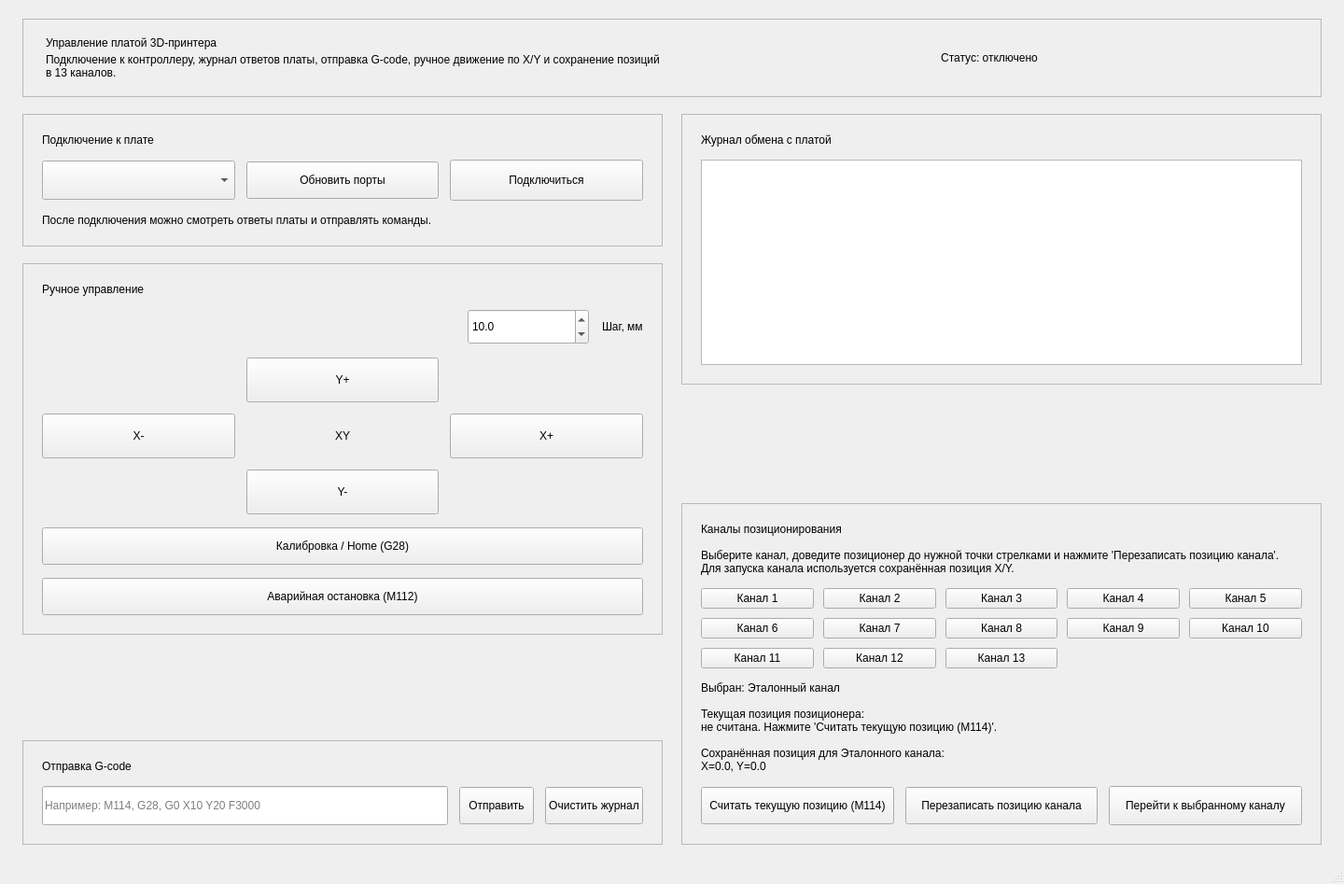
<?xml version="1.0" encoding="UTF-8"?>
<ui version="4.0">
 <class>MainWindow</class>
 <widget class="QMainWindow" name="MainWindow">
  <property name="geometry">
   <rect>
    <x>0</x>
    <y>0</y>
    <width>1440</width>
    <height>947</height>
   </rect>
  </property>
  <property name="windowTitle">
   <string>XY Pozicioner</string>
  </property>
  <widget class="QWidget" name="centralwidget">
   <layout class="QVBoxLayout" name="rootLayout">
    <property name="spacing">
     <number>18</number>
    </property>
    <property name="leftMargin">
     <number>24</number>
    </property>
    <property name="topMargin">
     <number>20</number>
    </property>
    <property name="rightMargin">
     <number>24</number>
    </property>
    <property name="bottomMargin">
     <number>20</number>
    </property>
    <item>
     <widget class="QFrame" name="headerCard">
      <property name="frameShape">
       <enum>QFrame::StyledPanel</enum>
      </property>
      <layout class="QHBoxLayout" name="headerLayout">
       <property name="spacing">
        <number>18</number>
       </property>
       <property name="leftMargin">
        <number>24</number>
       </property>
       <property name="topMargin">
        <number>18</number>
       </property>
       <property name="rightMargin">
        <number>24</number>
       </property>
       <property name="bottomMargin">
        <number>18</number>
       </property>
       <item>
        <layout class="QVBoxLayout" name="headerTextLayout">
         <property name="spacing">
          <number>4</number>
         </property>
         <item>
          <widget class="QLabel" name="titleLabel">
           <property name="text">
            <string>Управление платой 3D-принтера</string>
           </property>
          </widget>
         </item>
         <item>
          <widget class="QLabel" name="topLabel">
           <property name="text">
            <string>Подключение к контроллеру, журнал ответов платы, отправка G-code, ручное движение по X/Y и сохранение позиций в 13 каналов.</string>
           </property>
           <property name="wordWrap">
            <bool>true</bool>
           </property>
          </widget>
         </item>
        </layout>
       </item>
       <item>
        <widget class="QLabel" name="labelStatus">
         <property name="minimumSize">
          <size>
           <width>220</width>
           <height>0</height>
          </size>
         </property>
         <property name="text">
          <string>Статус: отключено</string>
         </property>
         <property name="alignment">
          <set>Qt::AlignCenter</set>
         </property>
        </widget>
       </item>
      </layout>
     </widget>
    </item>
    <item>
     <layout class="QHBoxLayout" name="contentLayout">
      <property name="spacing">
       <number>20</number>
      </property>
      <item>
       <layout class="QVBoxLayout" name="leftColumnLayout">
        <property name="spacing">
         <number>18</number>
        </property>
        <item>
         <widget class="QFrame" name="panelConnection">
          <property name="frameShape">
           <enum>QFrame::StyledPanel</enum>
          </property>
          <layout class="QVBoxLayout" name="connectionLayout">
           <property name="spacing">
            <number>14</number>
           </property>
           <property name="leftMargin">
            <number>20</number>
           </property>
           <property name="topMargin">
            <number>20</number>
           </property>
           <property name="rightMargin">
            <number>20</number>
           </property>
           <property name="bottomMargin">
            <number>20</number>
           </property>
           <item>
            <widget class="QLabel" name="connectionTitle">
             <property name="text">
              <string>Подключение к плате</string>
             </property>
            </widget>
           </item>
           <item>
            <layout class="QHBoxLayout" name="portRowLayout">
             <property name="spacing">
              <number>12</number>
             </property>
             <item>
              <widget class="QComboBox" name="comboPorts">
               <property name="minimumSize">
                <size>
                 <width>0</width>
                 <height>42</height>
                </size>
               </property>
              </widget>
             </item>
             <item>
              <widget class="QPushButton" name="btnRefresh">
               <property name="minimumSize">
                <size>
                 <width>0</width>
                 <height>40</height>
                </size>
               </property>
               <property name="text">
                <string>Обновить порты</string>
               </property>
              </widget>
             </item>
             <item>
              <widget class="QPushButton" name="btnConnect">
               <property name="minimumSize">
                <size>
                 <width>0</width>
                 <height>44</height>
                </size>
               </property>
               <property name="text">
                <string>Подключиться</string>
               </property>
              </widget>
             </item>
            </layout>
           </item>
           <item>
            <widget class="QLabel" name="labelDetails">
             <property name="text">
              <string>После подключения можно смотреть ответы платы и отправлять команды.</string>
             </property>
             <property name="alignment">
              <set>Qt::AlignLeading|Qt::AlignLeft|Qt::AlignTop</set>
             </property>
             <property name="wordWrap">
              <bool>true</bool>
             </property>
            </widget>
           </item>
          </layout>
         </widget>
        </item>
        <item>
         <widget class="QFrame" name="panelControls">
          <property name="frameShape">
           <enum>QFrame::StyledPanel</enum>
          </property>
          <layout class="QVBoxLayout" name="controlsLayout">
           <property name="spacing">
            <number>14</number>
           </property>
           <property name="leftMargin">
            <number>20</number>
           </property>
           <property name="topMargin">
            <number>20</number>
           </property>
           <property name="rightMargin">
            <number>20</number>
           </property>
           <property name="bottomMargin">
            <number>20</number>
           </property>
           <item>
            <widget class="QLabel" name="controlsTitle">
             <property name="text">
              <string>Ручное управление</string>
             </property>
            </widget>
           </item>
           <item>
            <layout class="QHBoxLayout" name="stepRowLayout">
             <item>
              <spacer name="stepSpacer">
               <property name="orientation">
                <enum>Qt::Horizontal</enum>
               </property>
               <property name="sizeHint" stdset="0">
                <size>
                 <width>40</width>
                 <height>20</height>
                </size>
               </property>
              </spacer>
             </item>
             <item>
              <widget class="QDoubleSpinBox" name="spinMoveStep">
               <property name="minimumSize">
                <size>
                 <width>130</width>
                 <height>38</height>
                </size>
               </property>
               <property name="decimals">
                <number>1</number>
               </property>
               <property name="minimum">
                <double>0.100000000000000</double>
               </property>
               <property name="maximum">
                <double>1000.000000000000000</double>
               </property>
               <property name="singleStep">
                <double>1.000000000000000</double>
               </property>
               <property name="value">
                <double>10.000000000000000</double>
               </property>
              </widget>
             </item>
             <item>
              <widget class="QLabel" name="stepLabel">
               <property name="text">
                <string>Шаг, мм</string>
               </property>
              </widget>
             </item>
            </layout>
           </item>
           <item>
            <layout class="QGridLayout" name="moveGridLayout">
             <property name="spacing">
              <number>12</number>
             </property>
             <item row="0" column="1">
              <widget class="QPushButton" name="btnMoveUp">
               <property name="minimumSize">
                <size>
                 <width>92</width>
                 <height>48</height>
                </size>
               </property>
               <property name="text">
                <string>Y+</string>
               </property>
              </widget>
             </item>
             <item row="1" column="0">
              <widget class="QPushButton" name="btnMoveLeft">
               <property name="minimumSize">
                <size>
                 <width>92</width>
                 <height>48</height>
                </size>
               </property>
               <property name="text">
                <string>X-</string>
               </property>
              </widget>
             </item>
             <item row="1" column="1">
              <widget class="QLabel" name="centerLabel">
               <property name="minimumSize">
                <size>
                 <width>92</width>
                 <height>48</height>
                </size>
               </property>
               <property name="text">
                <string>XY</string>
               </property>
               <property name="alignment">
                <set>Qt::AlignCenter</set>
               </property>
              </widget>
             </item>
             <item row="1" column="2">
              <widget class="QPushButton" name="btnMoveRight">
               <property name="minimumSize">
                <size>
                 <width>92</width>
                 <height>48</height>
                </size>
               </property>
               <property name="text">
                <string>X+</string>
               </property>
              </widget>
             </item>
             <item row="2" column="1">
              <widget class="QPushButton" name="btnMoveDown">
               <property name="minimumSize">
                <size>
                 <width>92</width>
                 <height>48</height>
                </size>
               </property>
               <property name="text">
                <string>Y-</string>
               </property>
              </widget>
             </item>
            </layout>
           </item>
           <item>
            <widget class="QPushButton" name="btnHome">
             <property name="minimumSize">
              <size>
               <width>0</width>
               <height>40</height>
              </size>
             </property>
             <property name="text">
              <string>Калибровка / Home (G28)</string>
             </property>
            </widget>
           </item>
           <item>
            <widget class="QPushButton" name="btnStop">
             <property name="minimumSize">
              <size>
               <width>0</width>
               <height>40</height>
              </size>
             </property>
             <property name="text">
              <string>Аварийная остановка (M112)</string>
             </property>
            </widget>
           </item>
          </layout>
         </widget>
        </item>
        <item>
         <spacer name="leftSpacer">
          <property name="orientation">
           <enum>Qt::Vertical</enum>
          </property>
          <property name="sizeHint" stdset="0">
           <size>
            <width>20</width>
            <height>40</height>
           </size>
          </property>
         </spacer>
        </item>
        <item>
         <widget class="QFrame" name="panelGcode">
          <property name="frameShape">
           <enum>QFrame::StyledPanel</enum>
          </property>
          <layout class="QVBoxLayout" name="gcodeLayout">
           <property name="spacing">
            <number>14</number>
           </property>
           <property name="leftMargin">
            <number>20</number>
           </property>
           <property name="topMargin">
            <number>20</number>
           </property>
           <property name="rightMargin">
            <number>20</number>
           </property>
           <property name="bottomMargin">
            <number>20</number>
           </property>
           <item>
            <widget class="QLabel" name="gcodeTitle">
             <property name="text">
              <string>Отправка G-code</string>
             </property>
            </widget>
           </item>
           <item>
            <layout class="QHBoxLayout" name="gcodeRowLayout">
             <property name="spacing">
              <number>12</number>
             </property>
             <item>
              <widget class="QLineEdit" name="inputGcode">
               <property name="minimumSize">
                <size>
                 <width>0</width>
                 <height>42</height>
                </size>
               </property>
               <property name="placeholderText">
                <string>Например: M114, G28, G0 X10 Y20 F3000</string>
               </property>
              </widget>
             </item>
             <item>
              <widget class="QPushButton" name="btnSendGcode">
               <property name="minimumSize">
                <size>
                 <width>0</width>
                 <height>40</height>
                </size>
               </property>
               <property name="text">
                <string>Отправить</string>
               </property>
              </widget>
             </item>
             <item>
              <widget class="QPushButton" name="btnClearLog">
               <property name="minimumSize">
                <size>
                 <width>0</width>
                 <height>40</height>
                </size>
               </property>
               <property name="text">
                <string>Очистить журнал</string>
               </property>
              </widget>
             </item>
            </layout>
           </item>
          </layout>
         </widget>
        </item>
       </layout>
      </item>
      <item>
       <layout class="QVBoxLayout" name="rightColumnLayout">
        <property name="spacing">
         <number>18</number>
        </property>
        <item>
         <widget class="QFrame" name="panelLog">
          <property name="frameShape">
           <enum>QFrame::StyledPanel</enum>
          </property>
          <layout class="QVBoxLayout" name="logLayout">
           <property name="spacing">
            <number>14</number>
           </property>
           <property name="leftMargin">
            <number>20</number>
           </property>
           <property name="topMargin">
            <number>20</number>
           </property>
           <property name="rightMargin">
            <number>20</number>
           </property>
           <property name="bottomMargin">
            <number>20</number>
           </property>
           <item>
            <widget class="QLabel" name="logTitle">
             <property name="text">
              <string>Журнал обмена с платой</string>
             </property>
            </widget>
           </item>
           <item>
            <widget class="QPlainTextEdit" name="terminalLog">
             <property name="minimumSize">
              <size>
               <width>0</width>
               <height>220</height>
              </size>
             </property>
             <property name="maximumSize">
              <size>
               <width>16777215</width>
               <height>280</height>
              </size>
             </property>
             <property name="readOnly">
              <bool>true</bool>
             </property>
            </widget>
           </item>
          </layout>
         </widget>
        </item>
        <item>
         <spacer name="rightSpacer">
          <property name="orientation">
           <enum>Qt::Vertical</enum>
          </property>
          <property name="sizeHint" stdset="0">
           <size>
            <width>20</width>
            <height>40</height>
           </size>
          </property>
         </spacer>
        </item>
        <item>
         <widget class="QFrame" name="panelChannels">
          <property name="frameShape">
           <enum>QFrame::StyledPanel</enum>
          </property>
          <layout class="QVBoxLayout" name="channelsLayout">
           <property name="spacing">
            <number>14</number>
           </property>
           <property name="leftMargin">
            <number>20</number>
           </property>
           <property name="topMargin">
            <number>20</number>
           </property>
           <property name="rightMargin">
            <number>20</number>
           </property>
           <property name="bottomMargin">
            <number>20</number>
           </property>
           <item>
            <widget class="QLabel" name="channelsTitle">
             <property name="text">
              <string>Каналы позиционирования</string>
             </property>
            </widget>
           </item>
           <item>
            <widget class="QLabel" name="channelsHint">
             <property name="text">
              <string>Выберите канал, доведите позиционер до нужной точки стрелками и нажмите 'Перезаписать позицию канала'. Для запуска канала используется сохранённая позиция X/Y.</string>
             </property>
             <property name="wordWrap">
              <bool>true</bool>
             </property>
            </widget>
           </item>
           <item>
            <layout class="QGridLayout" name="channelsGridLayout">
             <property name="spacing">
              <number>10</number>
             </property>
             <item row="0" column="0">
              <widget class="QPushButton" name="btnChannel1">
               <property name="text">
                <string>Канал 1</string>
               </property>
               <property name="checkable">
                <bool>true</bool>
               </property>
              </widget>
             </item>
             <item row="0" column="1">
              <widget class="QPushButton" name="btnChannel2">
               <property name="text">
                <string>Канал 2</string>
               </property>
               <property name="checkable">
                <bool>true</bool>
               </property>
              </widget>
             </item>
             <item row="0" column="2">
              <widget class="QPushButton" name="btnChannel3">
               <property name="text">
                <string>Канал 3</string>
               </property>
               <property name="checkable">
                <bool>true</bool>
               </property>
              </widget>
             </item>
             <item row="0" column="3">
              <widget class="QPushButton" name="btnChannel4">
               <property name="text">
                <string>Канал 4</string>
               </property>
               <property name="checkable">
                <bool>true</bool>
               </property>
              </widget>
             </item>
             <item row="0" column="4">
              <widget class="QPushButton" name="btnChannel5">
               <property name="text">
                <string>Канал 5</string>
               </property>
               <property name="checkable">
                <bool>true</bool>
               </property>
              </widget>
             </item>
             <item row="1" column="0">
              <widget class="QPushButton" name="btnChannel6">
               <property name="text">
                <string>Канал 6</string>
               </property>
               <property name="checkable">
                <bool>true</bool>
               </property>
              </widget>
             </item>
             <item row="1" column="1">
              <widget class="QPushButton" name="btnChannel7">
               <property name="text">
                <string>Канал 7</string>
               </property>
               <property name="checkable">
                <bool>true</bool>
               </property>
              </widget>
             </item>
             <item row="1" column="2">
              <widget class="QPushButton" name="btnChannel8">
               <property name="text">
                <string>Канал 8</string>
               </property>
               <property name="checkable">
                <bool>true</bool>
               </property>
              </widget>
             </item>
             <item row="1" column="3">
              <widget class="QPushButton" name="btnChannel9">
               <property name="text">
                <string>Канал 9</string>
               </property>
               <property name="checkable">
                <bool>true</bool>
               </property>
              </widget>
             </item>
             <item row="1" column="4">
              <widget class="QPushButton" name="btnChannel10">
               <property name="text">
                <string>Канал 10</string>
               </property>
               <property name="checkable">
                <bool>true</bool>
               </property>
              </widget>
             </item>
             <item row="2" column="0">
              <widget class="QPushButton" name="btnChannel11">
               <property name="text">
                <string>Канал 11</string>
               </property>
               <property name="checkable">
                <bool>true</bool>
               </property>
              </widget>
             </item>
             <item row="2" column="1">
              <widget class="QPushButton" name="btnChannel12">
               <property name="text">
                <string>Канал 12</string>
               </property>
               <property name="checkable">
                <bool>true</bool>
               </property>
              </widget>
             </item>
             <item row="2" column="2">
              <widget class="QPushButton" name="btnChannel13">
               <property name="text">
                <string>Канал 13</string>
               </property>
               <property name="checkable">
                <bool>true</bool>
               </property>
              </widget>
             </item>
            </layout>
           </item>
           <item>
            <widget class="QLabel" name="labelSelectedChannel">
             <property name="text">
              <string>Выбран: Эталонный канал</string>
             </property>
            </widget>
           </item>
           <item>
            <widget class="QLabel" name="labelCurrentPosition">
             <property name="text">
              <string>Текущая позиция позиционера:
не считана. Нажмите 'Считать текущую позицию (M114)'.</string>
             </property>
             <property name="wordWrap">
              <bool>true</bool>
             </property>
            </widget>
           </item>
           <item>
            <widget class="QLabel" name="labelChannelPosition">
             <property name="text">
              <string>Сохранённая позиция для Эталонного канала:
X=0.0, Y=0.0</string>
             </property>
             <property name="wordWrap">
              <bool>true</bool>
             </property>
            </widget>
           </item>
           <item>
            <layout class="QHBoxLayout" name="channelActionsLayout">
             <property name="spacing">
              <number>12</number>
             </property>
             <item>
              <widget class="QPushButton" name="btnRequestPosition">
               <property name="minimumSize">
                <size>
                 <width>0</width>
                 <height>40</height>
                </size>
               </property>
               <property name="text">
                <string>Считать текущую позицию (M114)</string>
               </property>
              </widget>
             </item>
             <item>
              <widget class="QPushButton" name="btnCapturePosition">
               <property name="minimumSize">
                <size>
                 <width>0</width>
                 <height>40</height>
                </size>
               </property>
               <property name="text">
                <string>Перезаписать позицию канала</string>
               </property>
              </widget>
             </item>
             <item>
              <widget class="QPushButton" name="btnExecuteChannel">
               <property name="minimumSize">
                <size>
                 <width>0</width>
                 <height>42</height>
                </size>
               </property>
               <property name="text">
                <string>Перейти к выбранному каналу</string>
               </property>
              </widget>
             </item>
            </layout>
           </item>
          </layout>
         </widget>
        </item>
       </layout>
      </item>
     </layout>
    </item>
   </layout>
  </widget>
  <widget class="QMenuBar" name="menubar">
   <property name="geometry">
    <rect>
     <x>0</x>
     <y>0</y>
     <width>1440</width>
     <height>25</height>
    </rect>
   </property>
  </widget>
  <widget class="QStatusBar" name="statusbar"/>
 </widget>
 <resources/>
 <connections/>
</ui>
